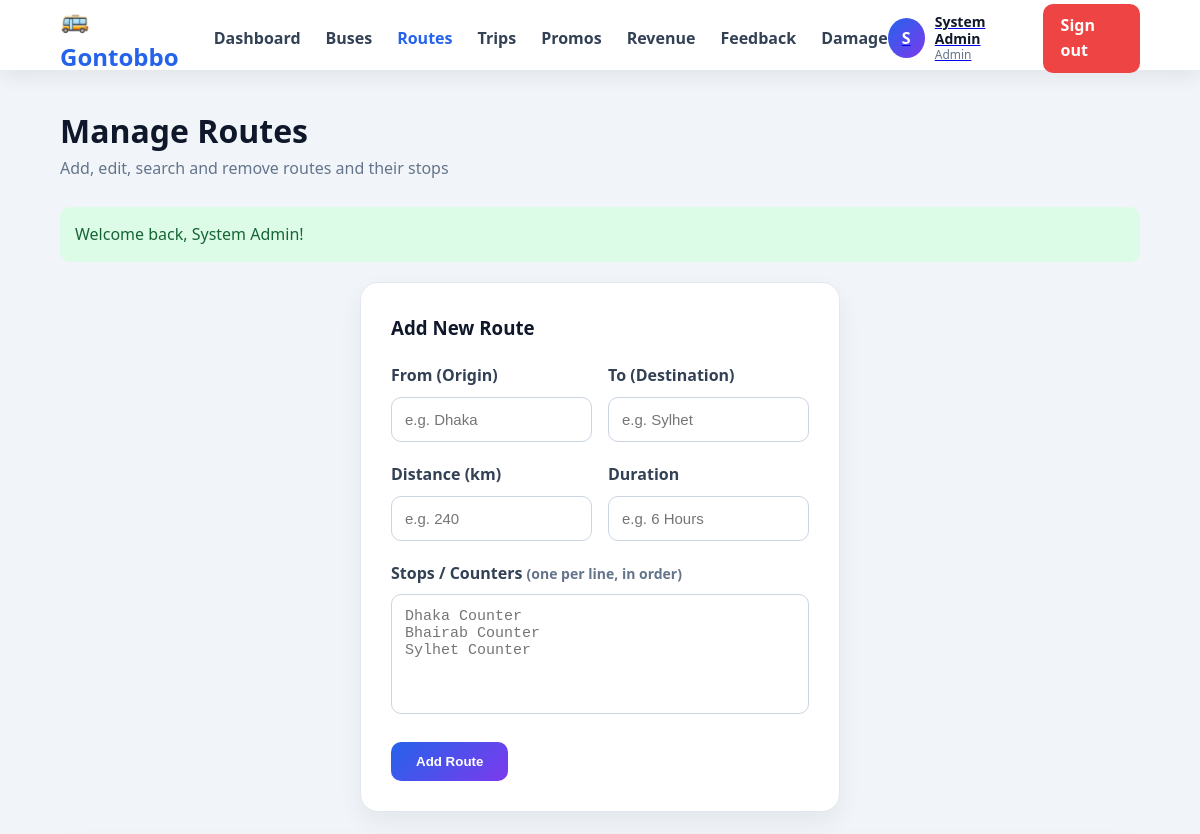
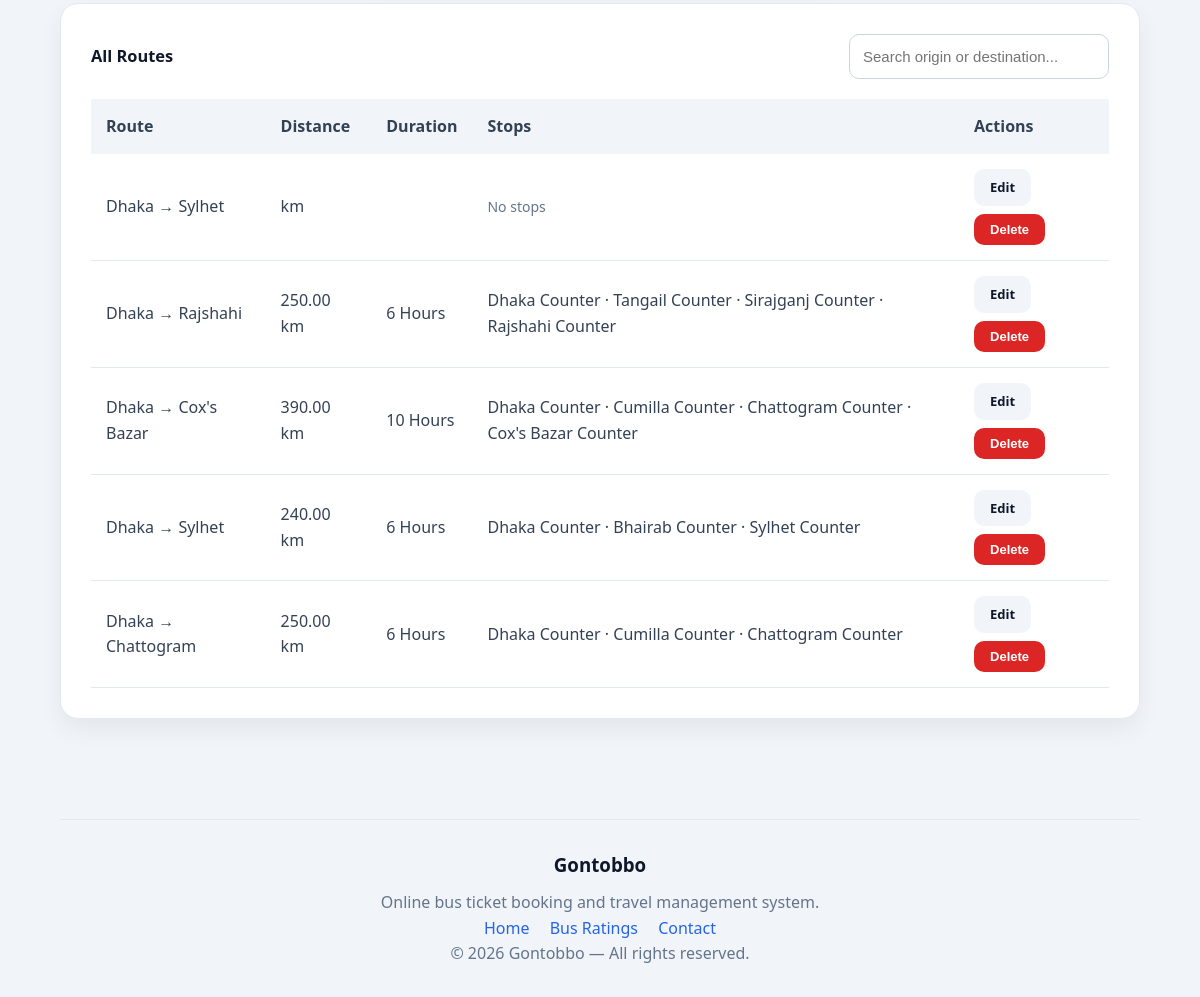
Screenshot of /index.php?page=admin&action=routes (signed in) with the database file from the repository (2 pictures, top to bottom).
### tables this page shows
CREATE TABLE `routes` (
  `route_id` int(11) NOT NULL,
  `origin` varchar(100) DEFAULT NULL,
  `destination` varchar(100) DEFAULT NULL,
  `distance_km` decimal(6,2) DEFAULT NULL,
  `duration` varchar(30) DEFAULT NULL
);

### helpers/helpers.php (called while the page is built, shortened)
<?php
function esc($value)
{
    return htmlspecialchars(
        (string) ($value ?? ''),
        ENT_QUOTES,
        'UTF-8'
    );
}
function clean_input($value)
{
    return trim(
        htmlspecialchars(
            (string) ($value ?? ''),
            ENT_QUOTES,
            'UTF-8'
        )
    );
}
function is_blank($value)
{
    return trim((string) $value) === '';
}

### models/route_model.php (called while the page is built, shortened)
<?php
function get_routes($conn) {
    $sql = "SELECT route_id, origin, destination, distance_km, duration
            FROM routes ORDER BY route_id DESC";
    $res = mysqli_query($conn, $sql);
    return mysqli_fetch_all($res, MYSQLI_ASSOC);
}
function get_route_stops($conn, $route_id) {
    $sql = "SELECT stop_id, stop_name, stop_order
            FROM route_stops
            WHERE route_id = ?
            ORDER BY stop_order ASC";
    $stmt = mysqli_prepare($conn, $sql);
    mysqli_stmt_bind_param($stmt, 'i', $route_id);
    mysqli_stmt_execute($stmt);
    $rows = mysqli_fetch_all(mysqli_stmt_get_result($stmt), MYSQLI_ASSOC);
    return $rows;
}

### views/admin/routes.php (the view, shortened to what this page needs)
<?php require __DIR__ . '/../partials/header.php'; ?>
<?php
$stopsText = '';
?>
<section class="card card-narrow">
    <h3 class="card-title"><?= $editRoute ? 'Edit Route' : 'Add New Route' ?></h3>
    <form method="post"
          action="index.php?page=admin&action=<?= $editRoute ? 'updateroute' : 'addroute' ?>"
          novalidate>
        <div class="form-row">
            <div class="form-group">
                <label for="origin">From (Origin)</label>
                <input id="origin" name="origin" type="text"
                       value="<?= esc($editRoute['origin'] ?? '') ?>" placeholder="e.g. Dhaka">
            </div>
            <div class="form-group">
                <label for="destination">To (Destination)</label>
                <input id="destination" name="destination" type="text"
                       value="<?= esc($editRoute['destination'] ?? '') ?>" placeholder="e.g. Sylhet">
            </div>
        </div>
        <div class="form-row">
            <div class="form-group">
                <label for="distance_km">Distance (km)</label>
                <input id="distance_km" name="distance_km" type="number" step="0.01" min="0"
                       value="<?= esc($editRoute['distance_km'] ?? '') ?>" placeholder="e.g. 240">
            </div>
            <div class="form-group">
                <label for="duration">Duration</label>
                <input id="duration" name="duration" type="text"
                       value="<?= esc($editRoute['duration'] ?? '') ?>" placeholder="e.g. 6 Hours">
            </div>
        </div>
        <div class="form-group">
            <label for="stops">Stops / Counters <span class="muted-text">(one per line, in order)</span></label>
            <textarea id="stops" name="stops" placeholder="Dhaka Counter&#10;Bhairab Counter&#10;Sylhet Counter"><?= esc($stopsText) ?></textarea>
        </div>
        <button type="submit" class="btn btn-primary"><?= $editRoute ? 'Update Route' : 'Add Route' ?></button>
    </form>
</section>
<section class="card">
    <div class="form-row-inline">
        <h3 class="card-title" style="margin:0;">All Routes</h3>
        <form method="get" action="index.php" class="search-form-compact">
            <input type="text" name="q" value="<?= esc($_GET['q'] ?? '') ?>"
                   placeholder="Search origin or destination..." style="width:260px;">
        </form>
    </div>
    <?php if (empty($routes)): ?>
        <div class="empty-box"><p>No routes found.</p></div>
    <?php else: ?>
        <table class="data-table">
            <thead>
                <tr>
                    <th>Route</th>
                    <th>Distance</th>
                    <th>Duration</th>
                    <th>Stops</th>
                    <th>Actions</th>
                </tr>
            </thead>
            <tbody>
                <?php foreach ($routes as $r): ?>
                    <?php $rStops = get_route_stops($conn, $r['route_id']); ?>
                    <tr>
                        <td><?= esc($r['origin']) ?> &rarr; <?= esc($r['destination']) ?></td>
                        <td><?= esc($r['distance_km']) ?> km</td>
                        <td><?= esc($r['duration']) ?></td>
                        <td>
                            <?php if (empty($rStops)): ?>
                                <span class="muted-text">No stops</span>
                            <?php else: ?>
                                <?= esc(implode(' · ', array_map(fn($s) => $s['stop_name'], $rStops))) ?>
                            <?php endif; ?>
                        </td>
                        <td>
                            <div class="table-actions">
                                <a href="index.php?page=admin&action=routes&edit=<?= (int) $r['route_id'] ?>"
                                   class="btn btn-ghost btn-small">Edit</a>
                                <form method="post" action="index.php?page=admin&action=deleteroute"
                                      onsubmit="return confirm('Delete this route and its stops?');" style="display:inline;">
                                    <button type="submit" class="btn btn-danger btn-small">Delete</button>
                                </form>
                            </div>
                        </td>
                    </tr>
                <?php endforeach; ?>
            </tbody>
        </table>
    <?php endif; ?>
</section>
<?php require __DIR__ . '/../partials/footer.php'; ?>

### assets/css/style.css (style rules this page uses)
:root { --primary: #2563eb; --secondary: #7c3aed; --dark: #0f172a; --text: #334155; --light: #f8fafc; --border: #e2e8f0; --success: #16a34a; --danger: #dc2626; }
* { box-sizing: border-box; margin: 0; padding: 0; }
html, body { height: 100%; }
body { font-family: "Segoe UI", Arial, sans-serif; background: #f1f5f9; color: var(--text); line-height: 1.6; min-height: 100vh; }
.app-body { min-height: 100vh; display: flex; flex-direction: column; }
.card { background: white; padding: 30px; border-radius: 18px; margin-bottom: 25px; border: 1px solid var(--border); box-shadow: 0 10px 25px rgba(0, 0, 0, 0.06); animation: fade 0.5s ease; }
.card-title { margin-bottom: 20px; color: var(--dark); }
.form-group { margin-bottom: 20px; }
label { display: block; margin-bottom: 8px; font-weight: 600; }
input, select, textarea { width: 100%; padding: 13px; border-radius: 10px; border: 1px solid #cbd5e1; outline: none; font-size: 15px; }
textarea { min-height: 120px; resize: none; }
.btn { border: none; padding: 12px 25px; border-radius: 10px; cursor: pointer; font-weight: 700; text-decoration: none; display: inline-block; }
.btn-primary { color: white; background: linear-gradient(135deg, var(--primary), var(--secondary)); }
.data-table { width: 100%; border-collapse: collapse; }
.data-table th { background: #f1f5f9; padding: 15px; text-align: left; }
.data-table td { padding: 15px; border-bottom: 1px solid var(--border); }
.muted-text { color: #64748b; font-size: 14px; }
.card-narrow { max-width: 480px; margin-left: auto; margin-right: auto; }
.btn-ghost { background: #f1f5f9; color: var(--dark); }
.btn-danger { background: #dc2626; color: white; }
.btn-small { padding: 8px 16px; font-size: 13px; }
.search-form-compact { align-items: flex-end; }
.form-row { display: flex; gap: 16px; }
.form-row .form-group { flex: 1; }
.form-row-inline { display: flex; justify-content: space-between; align-items: center; margin-bottom: 20px; font-size: 14px; }
.table-actions { display: flex; gap: 8px; flex-wrap: wrap; }

### rows the page displays
routes: origin "Dhaka", destination "Sylhet", shows "No stops"
routes: origin "Dhaka", destination "Rajshahi", distance_km "250.00", duration "6 Hours", stop_name "Dhaka Counter · Tangail Counter · Sirajganj Counter · Rajshahi Counter"
routes: origin "Dhaka", destination "Cox's Bazar", distance_km "390.00", duration "10 Hours", stop_name "Dhaka Counter · Cumilla Counter · Chattogram Counter · Cox's Bazar Counter"
routes: origin "Dhaka", destination "Sylhet", distance_km "240.00", duration "6 Hours", stop_name "Dhaka Counter · Bhairab Counter · Sylhet Counter"
routes: origin "Dhaka", destination "Chattogram", distance_km "250.00", duration "6 Hours", stop_name "Dhaka Counter · Cumilla Counter · Chattogram Counter"

### other values shown
APP_NAME "Gontobbo"
substr($navUser['name'] ?? 'U', 0, 1) "S"
$navUser['name'] "System Admin"
$role "Admin"
$pageHeading "Manage Routes"
$pageSub "Add, edit, search and remove routes and their stops"
$flash['message'] "Welcome back, System Admin!"
